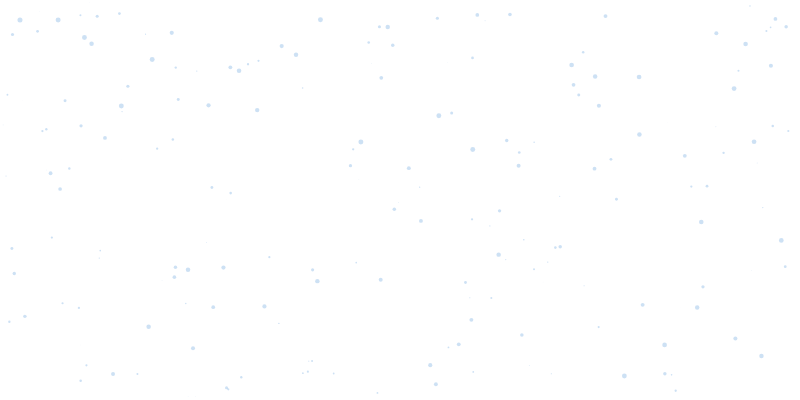
Frame 1 (no input)
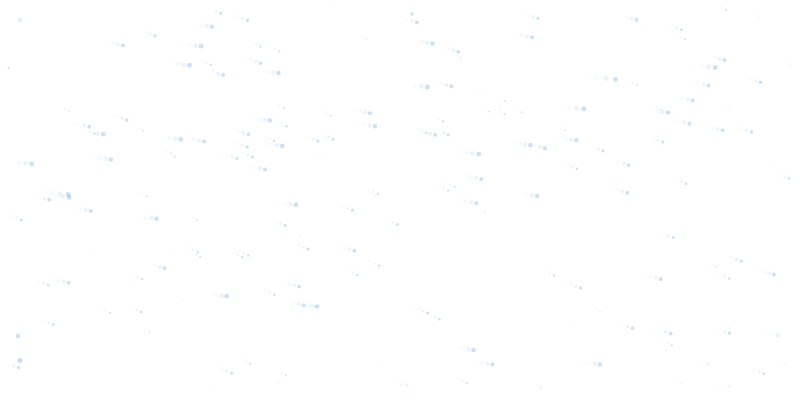
Frame 60 (no input)
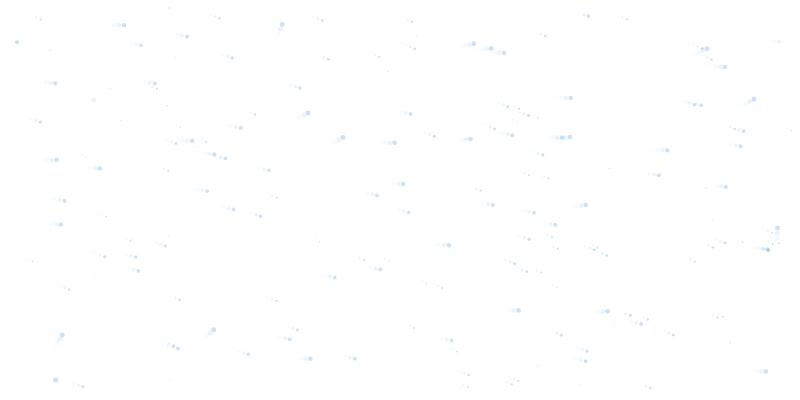
Frame 120 (the mouse pressed at the canvas centre since frame 60)

The p5.js sketch that drew these frames (run headless with seeded random() and noise() and a simulated clock; from frame 60 on, the mouse is pressed at the canvas centre):

// p5.js sketch
// ── sketch.js
var balloon = [], wind, gravity, count = 200;

function setup() {
	createCanvas(800, 400)
	for(var i = 0; i< count; i++){	
		balloon[i] =  new Flier();	
	}
	gravity = createVector(0, .05)
	wind = createVector(random(1),0)
}

function draw() {
	background(255, 150);
	for(var i = 0; i< count; i++){	
		balloon[i].update();
		balloon[i].checkEdge()
		balloon[i].display(i);
	}
}

function Flier(){
	this.loc = createVector(random(width), random(height));
	this.vel = createVector(2,2);
	this.acceleration = createVector();
	this.rad = random(20);
}

Flier.prototype = {
	update: function(){
		this.vel.limit(5);
		this.applyForce(wind);
		this.applyForce(gravity);
		this.acceleration.div(20 - this.rad)
		this.vel.add(this.acceleration);
		this.loc.add(this.vel);
		this.acceleration.mult(0);
	},	
	
	checkEdge: function(){
		if(this.loc.x > (width - this.rad)){
			this.loc.x = this.rad;
			//this.vel.x *= -1
		}
		if(this.loc.x < this.rad){
			this.loc.x = (width - this.rad)
			//this.vel.x *= -1
		}
		if(this.loc.y > (height - this.rad)){
			this.loc.y = this.rad;
			//this.vel.y *= -1
		}
		if(this.loc.y < this.rad){
			this.loc.y = (height - this.rad)
			//this.vel.y *= -1
		}
	},
	display: function(i){
		noStroke()
		fill(0,100,200, 50)
		ellipse(this.loc.x, this.loc.y, this.rad/4)
		
		/*
		stroke(0,100,200, 50);
		if(i >= 1){		
			line(this.loc.x, this.loc.y, balloon[i-1].loc.x, balloon[i-1].loc.y)	
		}
		*/
	},
	applyForce: function(f){
		var force = f.copy();
		this.acceleration.add(force)
	}
}

function mousePressed(){	
	wind = createVector(random(-.1, .1),random(-.1, .1))
}
